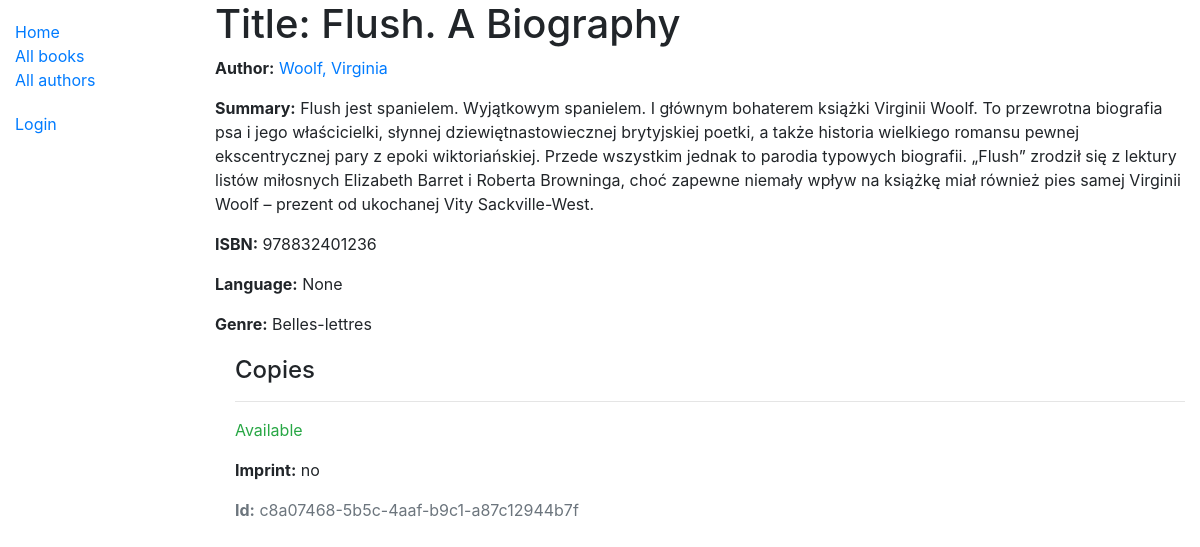
Page /catalog/book/10 on the committed database.
### catalog/models.py (models this page shows, shortened)
class Book(models.Model):
    title = models.CharField(max_length=200)
    author = models.ForeignKey('Author', on_delete=models.SET_NULL, null=True)
    summary = models.TextField(max_length=1000, help_text='Enter a brief description of the book')
    isbn = models.CharField(
        'ISBN',
        max_length=13,
        unique=True,
        help_text='13 Character <a href="https://www.isbn-international.org/content/what-isbn">ISBN number</a>',
    )
    genre = models.ManyToManyField(Genre, help_text='Select a genre for this book')
    language = models.ForeignKey('Language', on_delete=models.SET_NULL, null=True)
    class Meta:
        ordering = ['title', 'author']
    def display_genre(self):
        """Create a string for the Genre. This is required to display genre in Admin."""
        return ', '.join(genre.name for genre in self.genre.all()[:3])
    display_genre.short_description = 'Genre'

class Author(models.Model):
    first_name = models.CharField(max_length=100)
    last_name = models.CharField(max_length=100)
    date_of_birth = models.DateField(null=True, blank=True)
    date_of_death = models.DateField('Died', null=True, blank=True)
    class Meta:
        ordering = ['last_name', 'first_name']
    def __str__(self):
        return f'{self.last_name}, {self.first_name}'

class Genre(models.Model):
    name = models.CharField(
        max_length=200,
        help_text='Enter a book genre (e.g. Science Fiction)',
    )
    def __str__(self):
        return self.name

class BookInstance(models.Model):
    id = models.UUIDField(
        primary_key=True,
        default=uuid.uuid4,
        help_text='Unique ID for this particular book across whole library',
    )
    book = models.ForeignKey('Book', on_delete=models.RESTRICT, null=True)
    imprint = models.CharField(max_length=200)
    due_back = models.DateField(null=True, blank=True)
    LOAN_STATUS = (
        ('m', 'Maintenance'),
        ('o', 'On loan'),
        ('a', 'Available'),
        ('r', 'Reserved'),
    )
    status = models.CharField(
        max_length=1,
        choices=LOAN_STATUS,
        blank=True,
        default='m',
        help_text='Book availability',
    )
    borrower = models.ForeignKey(User, on_delete=models.SET_NULL, null=True, blank=True)
    class Meta:
        ordering = ['due_back']
        permissions = (("can_mark_returned", "Set book as returned"),)

### catalog/views.py (the view)
# urls.py: re_path(r'^book/(?P<pk>\d+)$', views.BookDetailView.as_view(), name='book-detail'),
class BookDetailView(generic.DetailView):
    model = Book

### catalog/templates/catalog/book_detail.html (shortened to what this page needs)
{% extends "base_generic.html" %}
{% block content %}
  <h1>Title: {{ book.title }}</h1>
  <p><strong>Author:</strong> <a href="{% url 'author-detail' book.author.pk %}">{{ book.author }}</a></p>
  <p><strong>Summary:</strong> {{ book.summary }}</p>
  <p><strong>ISBN:</strong> {{ book.isbn }}</p>
  <p><strong>Language:</strong> {{ book.language }}</p>
  <p><strong>Genre:</strong> {{ book.genre.all|join:", " }}</p>
  <div style="margin-left:20px;margin-top:20px">
    <h4>Copies</h4>
    {% for copy in book.bookinstance_set.all %}
      <hr>
      <p class="{% if copy.status == 'a' %}text-success{% elif copy.status == 'm' %}text-danger{% else %}text-warning{% endif %}">
        {{ copy.get_status_display }}
      </p>
      <p><strong>Imprint:</strong> {{ copy.imprint }}</p>
      <p class="text-muted"><strong>Id:</strong> {{ copy.id }}</p>
    {% endfor %}
  </div>
{% endblock %}

### rows in the picture
Book: title "Flush. A Biography", author "Woolf, Virginia", summary "Flush jest spanielem. Wyjątkowym spanielem. I głównym bohaterem książki Virginii Woolf. To przewrotna biografia psa i jego właścicielki, słynnej dziewiętnastowiecznej brytyjskiej poetki, a także historia wielkiego romansu pewnej ekscentrycznej pary z epoki wiktoriańskiej. Przede wszystkim jednak to parodia typowych biografii. „Flush” zrodził się z lektury listów miłosnych Elizabeth Barret i Roberta Browninga, choć zapewne niemały wpływ na książkę miał również pies samej Virginii Woolf – prezent od ukochanej Vity Sackville-West.", isbn "978832401236", language "None", genre.all "Belles-lettres"
BookInstance: status "Available", imprint "no", id "c8a07468-5b5c-4aaf-b9c1-a87c12944b7f"
